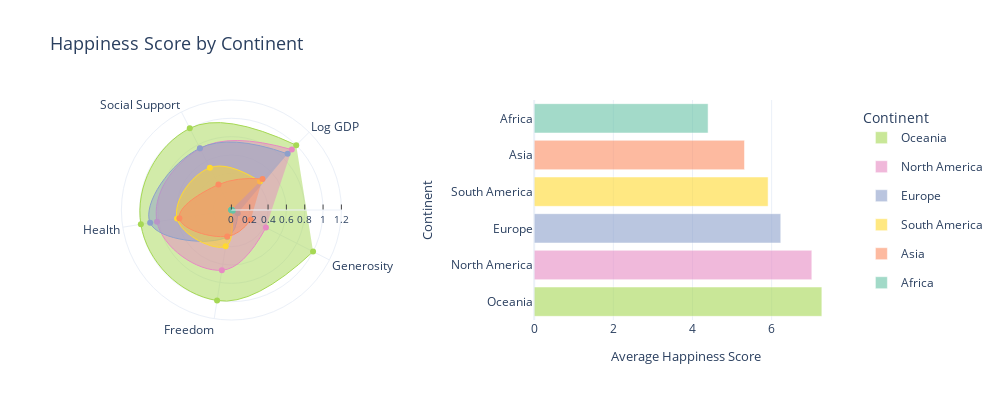

Notebook code cell kept with this figure:
### Markdown cell above
## Radar Chart & Bar Chart

### Code cell
from plotly.subplots import make_subplots

# Drop the Columns
df_radar = df.drop(['Confidence in Government', 'Corruption', 'Positive Affect', 'Negative Affect','Happiness Score'], axis = 1)

df_happiness = df[['Happiness Score', 'continent']]

# Create a new dataframe for each continent
df_africa = df_radar[df['continent'] == 'Africa']
df_asia = df_radar[df['continent'] == 'Asia']
df_europe = df_radar[df['continent'] == 'Europe']
df_north_america = df_radar[df['continent'] == 'North America']
df_oceania = df_radar[df['continent'] == 'Oceania']
df_south_america = df_radar[df['continent'] == 'South America']

# Subplot 1: Africa
fig_com1 = make_subplots(rows=1, cols=2, specs=[[{'type':'polar'}, {'type':'xy'}]],
                    horizontal_spacing = 0.2, column_widths=[0.5, 0.5],
                    shared_yaxes=True, shared_xaxes=True, vertical_spacing=0.1)

fig_com1.add_trace(go.Scatterpolar(
    r = df_africa.iloc[0, 1:],
    theta = df_africa.iloc[:, 1:].columns,
    fill = 'toself',
    name= df_africa.iloc[0, 0],
    marker_color = 'rgb(102, 194, 165)',
    line=dict(width=1, shape='spline', smoothing=1.3),
    legendgroup='group1',
    legendgrouptitle=dict(text='Africa'),
    showlegend=False
))

fig_com1.add_trace(go.Bar(
    y = df_happiness[df_happiness['continent'] == 'Africa']['continent'],
    x = df_happiness[df_happiness['continent'] == 'Africa']['Happiness Score'],
    marker_color = 'rgb(102, 194, 165)',
    orientation='h',
    opacity=0.6,
    name= df_africa.iloc[0, 0],
    legendgroup='group1',
))

# Subplot 2: Asia
fig_com2 = make_subplots(rows=1, cols=2, specs=[[{'type':'polar'}, {'type':'xy'}]],
                    horizontal_spacing = 0.2, column_widths=[0.5, 0.5])

fig_com2.add_trace(go.Scatterpolar(
    r = df_asia.iloc[0, 1:],
    theta = df_asia.iloc[:, 1:].columns,
    fill = 'toself',
    name= df_asia.iloc[0, 0],
    marker_color = 'rgb(252, 141, 98)',
    line=dict(width=1, shape='spline', smoothing=1.3),
    legendgroup='group2',
    legendgrouptitle=dict(text='Asia'),
    showlegend=False
))

fig_com2.add_trace(go.Bar(
    y = df_happiness[df_happiness['continent'] == 'Asia']['continent'],
    x = df_happiness[df_happiness['continent'] == 'Asia']['Happiness Score'],
    marker_color = 'rgb(252, 141, 98)',
    orientation='h',
    opacity=0.6,
    name= df_asia.iloc[0, 0],
    legendgroup='group2',
))

# Subplot 3: Europe
fig_com3 = make_subplots(rows=1, cols=2, specs=[[{'type':'polar'}, {'type':'xy'}]],
                    horizontal_spacing = 0.2, column_widths=[0.5, 0.5])

fig_com3.add_trace(go.Scatterpolar(
    r = df_europe.iloc[0, 1:],
    theta = df_europe.iloc[:, 1:].columns,
    fill = 'toself',
    name= df_europe.iloc[0, 0],
    marker_color = 'rgb(141, 160, 203)',
    line=dict(width=1, shape='spline', smoothing=1.3),
    legendgroup='group3',
    legendgrouptitle=dict(text='Europe'),
    showlegend=False
))

fig_com3.add_trace(go.Bar(
    y = df_happiness[df_happiness['continent'] == 'Europe']['continent'],
    x = df_happiness[df_happiness['continent'] == 'Europe']['Happiness Score'],
    marker_color = 'rgb(141, 160, 203)',
    orientation='h',
    opacity=0.6,
    name= df_europe.iloc[0, 0],
    legendgroup='group3',
))

# Subplot 4: North America
fig_com4 = make_subplots(rows=1, cols=2, specs=[[{'type':'polar'}, {'type':'xy'}]],
                    horizontal_spacing = 0.2, column_widths=[0.5, 0.5])

fig_com4.add_trace(go.Scatterpolar(
    r = df_north_america.iloc[0, 1:],
    theta = df_north_america.iloc[:, 1:].columns,
    fill = 'toself',
    name= df_north_america.iloc[0, 0],
    marker_color = 'rgb(231, 138, 195)',
    line=dict(width=1, shape='spline', smoothing=1.3),
    legendgroup='group4',
    legendgrouptitle=dict(text='North America'),
    showlegend=False
))

fig_com4.add_trace(go.Bar(
    y = df_happiness[df_happiness['continent'] == 'North America']['continent'],
    x = df_happiness[df_happiness['continent'] == 'North America']['Happiness Score'],
    marker_color = 'rgb(231, 138, 195)',
    orientation='h',
    opacity=0.6,
    name= df_north_america.iloc[0, 0],
    legendgroup='group4',
))

# Subplot 5: Oceania
fig_com5 = make_subplots(rows=1, cols=2, specs=[[{'type':'polar'}, {'type':'xy'}]],
                    horizontal_spacing = 0.2, column_widths=[0.5, 0.5])

fig_com5.add_trace(go.Scatterpolar(
    r = df_oceania.iloc[0, 1:],
    theta = df_oceania.iloc[:, 1:].columns,
    fill = 'toself',
    name= df_oceania.iloc[0, 0],
    marker_color = 'rgb(166, 216, 84)',
    line=dict(width=1, shape='spline', smoothing=1.3),
    legendgroup='group5',
    legendgrouptitle=dict(text='Oceania'),
    showlegend=False,                          
), row=1, col=1)

fig_com5.add_trace(go.Bar(
    y = df_happiness[df_happiness['continent'] == 'Oceania']['continent'],
    x = df_happiness[df_happiness['continent'] == 'Oceania']['Happiness Score'],
    marker_color = 'rgb(166, 216, 84)',
    orientation='h',
    opacity=0.6,
    name= df_oceania.iloc[0, 0],
    legendgroup='group5',
), row=1, col=2)

# Subplot 6: South America
fig_com6 = make_subplots(rows=1, cols=2, specs=[[{'type':'polar'}, {'type':'xy'}]],
                    horizontal_spacing = 0.2, column_widths=[0.5, 0.5])

fig_com6.add_trace(go.Scatterpolar(
    r = df_south_america.iloc[0, 1:],
    theta = df_south_america.iloc[:, 1:].columns,
    fill = 'toself',
    name= df_south_america.iloc[0, 0],
    marker_color = 'rgb(255, 217, 47)',
    line=dict(width=1, shape='spline', smoothing=1.3),
    legendgroup='group6',
    legendgrouptitle=dict(text='South America'),
    showlegend=False,
))

fig_com6.add_trace(go.Bar(
    y = df_happiness[df_happiness['continent'] == 'South America']['continent'],
    x = df_happiness[df_happiness['continent'] == 'South America']['Happiness Score'],
    marker_color = 'rgb(255 ,217, 47)',
    orientation='h',
    opacity=0.6,
    name= df_south_america.iloc[0, 0],
    legendgroup='group6',
))

# Combine all subplots
fig_com_all = make_subplots(rows=1, cols=2, specs=[[{'type':'polar'}, {'type':'xy'}]],
                    horizontal_spacing = 0.2, column_widths=[0.5, 0.5],
                    shared_xaxes=True, shared_yaxes=True
                    )

fig_com_all.add_trace(fig_com5.data[0], row=1, col=1)
fig_com_all.add_trace(fig_com5.data[1], row=1, col=2)
fig_com_all.add_trace(fig_com4.data[0], row=1, col=1)
fig_com_all.add_trace(fig_com4.data[1], row=1, col=2)
fig_com_all.add_trace(fig_com3.data[0], row=1, col=1)
fig_com_all.add_trace(fig_com3.data[1], row=1, col=2)
fig_com_all.add_trace(fig_com6.data[0], row=1, col=1)
fig_com_all.add_trace(fig_com6.data[1], row=1, col=2)
fig_com_all.add_trace(fig_com2.data[0], row=1, col=1)
fig_com_all.add_trace(fig_com2.data[1], row=1, col=2)
fig_com_all.add_trace(fig_com1.data[0], row=1, col=1)
fig_com_all.add_trace(fig_com1.data[1], row=1, col=2)

fig_com_all.update_layout(
    title = 'Happiness Score by Continent',
    # Customize polar plot
    polar = dict(
        radialaxis = dict(
            visible = True,
            range = [0, 1.2],
            showticklabels = True,
            ticks = 'inside',
            tickfont=dict(size=10,)
            ),
        angularaxis = dict(rotation = 45,),
        # theta text size
        angularaxis_tickfont_size = 12,
        ),
    showlegend = True,
    height = 400,
    width = 1000,
    # Customize legend
    legend=dict(
        orientation="v",
        yanchor="bottom",
        y=0.10,
        xanchor="right",
        x=1.2,
        font=dict(size=12,)
    ),
    legend_title_text='Continent',
    font=dict(size=12,),
    # Customize xaxis
    xaxis=dict(
        tickfont=dict(
            size=12,
        ),
        title=dict(
            text="Average Happiness Score",
            font=dict(size=13,)),
    ),
    # Customize yaxis
    yaxis=dict(
        tickfont=dict(size=12,),
        title=dict(
            text="Continent",
            font=dict(size=13,)),
    ),

    # title text size
    title_font_size = 18,
    # background color
    template = 'plotly_white',
)

fig_com_all.show()

### Figure 1 — Plotly figure (JSON) as saved in the notebook; plotly's stock layout.template omitted (floating-point values rounded to 4 significant figures)
{"data": [{"fill": "toself", "legendgroup": "group5", "legendgrouptitle": {"text": "Oceania"}, "line": {"shape": "spline", "smoothing": 1.3, "width": 1}, "marker": {"color": "rgb(166, 216, 84)"}, "name": "Oceania", "r": [1, 1, 1, 1, 1], "showlegend": false, "subplot": "polar", "theta": ["Log GDP", "Social Support", "Health", "Freedom", "Generosity"], "type": "scatterpolar"}, {"legendgroup": "group5", "marker": {"color": "rgb(166, 216, 84)"}, "name": "Oceania", "opacity": 0.6, "orientation": "h", "type": "bar", "x": [7.269], "xaxis": "x", "y": ["Oceania"], "yaxis": "y"}, {"fill": "toself", "legendgroup": "group4", "legendgrouptitle": {"text": "North America"}, "line": {"shape": "spline", "smoothing": 1.3, "width": 1}, "marker": {"color": "rgb(231, 138, 195)"}, "name": "North America", "r": [0.9319, 0.7532, 0.8216, 0.6658, 0.4227], "showlegend": false, "subplot": "polar", "theta": ["Log GDP", "Social Support", "Health", "Freedom", "Generosity"], "type": "scatterpolar"}, {"legendgroup": "group4", "marker": {"color": "rgb(231, 138, 195)"}, "name": "North America", "opacity": 0.6, "orientation": "h", "type": "bar", "x": [7.016], "xaxis": "x", "y": ["North America"], "yaxis": "y"}, {"fill": "toself", "legendgroup": "group3", "legendgrouptitle": {"text": "Europe"}, "line": {"shape": "spline", "smoothing": 1.3, "width": 1}, "marker": {"color": "rgb(141, 160, 203)"}, "name": "Europe", "r": [0.867, 0.7572, 0.8975, 0.2972, 0.07709], "showlegend": false, "subplot": "polar", "theta": ["Log GDP", "Social Support", "Health", "Freedom", "Generosity"], "type": "scatterpolar"}, {"legendgroup": "group3", "marker": {"color": "rgb(141, 160, 203)"}, "name": "Europe", "opacity": 0.6, "orientation": "h", "type": "bar", "x": [6.231], "xaxis": "x", "y": ["Europe"], "yaxis": "y"}, {"fill": "toself", "legendgroup": "group6", "legendgrouptitle": {"text": "South America"}, "line": {"shape": "spline", "smoothing": 1.3, "width": 1}, "marker": {"color": "rgb(255, 217, 47)"}, "name": "South America", "r": [0.4415, 0.5179, 0.6001, 0.401, 0], "showlegend": false, "subplot": "polar", "theta": ["Log GDP", "Social Support", "Health", "Freedom", "Generosity"], "type": "scatterpolar"}, {"legendgroup": "group6", "marker": {"color": "rgb(255 ,217, 47)"}, "name": "South America", "opacity": 0.6, "orientation": "h", "type": "bar", "x": [5.911], "xaxis": "x", "y": ["South America"], "yaxis": "y"}, {"fill": "toself", "legendgroup": "group2", "legendgrouptitle": {"text": "Asia"}, "line": {"shape": "spline", "smoothing": 1.3, "width": 1}, "marker": {"color": "rgb(252, 141, 98)"}, "name": "Asia", "r": [0.4797, 0.311, 0.5744, 0.2914, 0.2364], "showlegend": false, "subplot": "polar", "theta": ["Log GDP", "Social Support", "Health", "Freedom", "Generosity"], "type": "scatterpolar"}, {"legendgroup": "group2", "marker": {"color": "rgb(252, 141, 98)"}, "name": "Asia", "opacity": 0.6, "orientation": "h", "type": "bar", "x": [5.314], "xaxis": "x", "y": ["Asia"], "yaxis": "y"}, {"fill": "toself", "legendgroup": "group1", "legendgrouptitle": {"text": "Africa"}, "line": {"shape": "spline", "smoothing": 1.3, "width": 1}, "marker": {"color": "rgb(102, 194, 165)"}, "name": "Africa", "r": [0, 0, 0, 0, 0.01646], "showlegend": false, "subplot": "polar", "theta": ["Log GDP", "Social Support", "Health", "Freedom", "Generosity"], "type": "scatterpolar"}, {"legendgroup": "group1", "marker": {"color": "rgb(102, 194, 165)"}, "name": "Africa", "opacity": 0.6, "orientation": "h", "type": "bar", "x": [4.394], "xaxis": "x", "y": ["Africa"], "yaxis": "y"}], "layout": {"font": {"size": 12}, "height": 400, "legend": {"font": {"size": 12}, "orientation": "v", "title": {"text": "Continent"}, "x": 1.2, "xanchor": "right", "y": 0.1, "yanchor": "bottom"}, "polar": {"angularaxis": {"rotation": 45, "tickfont": {"size": 12}}, "domain": {"x": [0, 0.4], "y": [0, 1]}, "radialaxis": {"range": [0, 1.2], "showticklabels": true, "tickfont": {"size": 10}, "ticks": "inside", "visible": true}}, "showlegend": true, "title": {"font": {"size": 18}, "text": "Happiness Score by Continent"}, "width": 1000, "xaxis": {"anchor": "y", "domain": [0.6, 1], "tickfont": {"size": 12}, "title": {"font": {"size": 13}, "text": "Average Happiness Score"}}, "yaxis": {"anchor": "x", "domain": [0, 1], "tickfont": {"size": 12}, "title": {"font": {"size": 13}, "text": "Continent"}}}}
